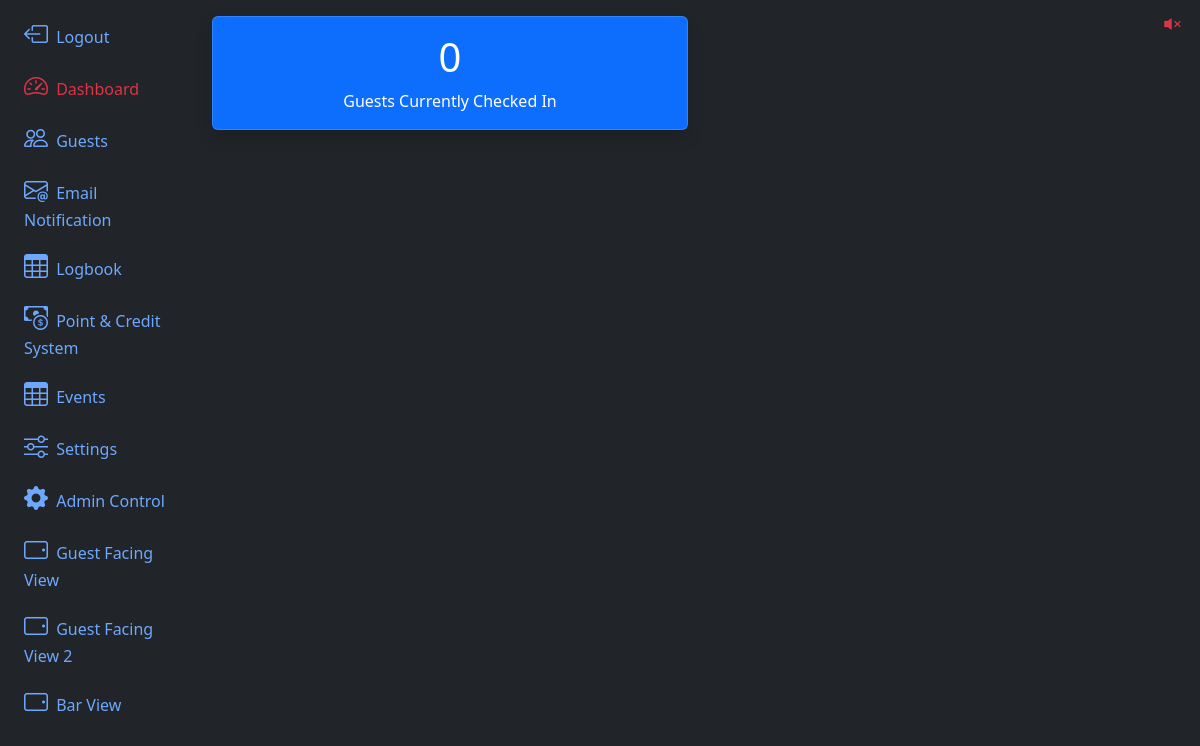
Page /dashboard/ on the earlier database version.
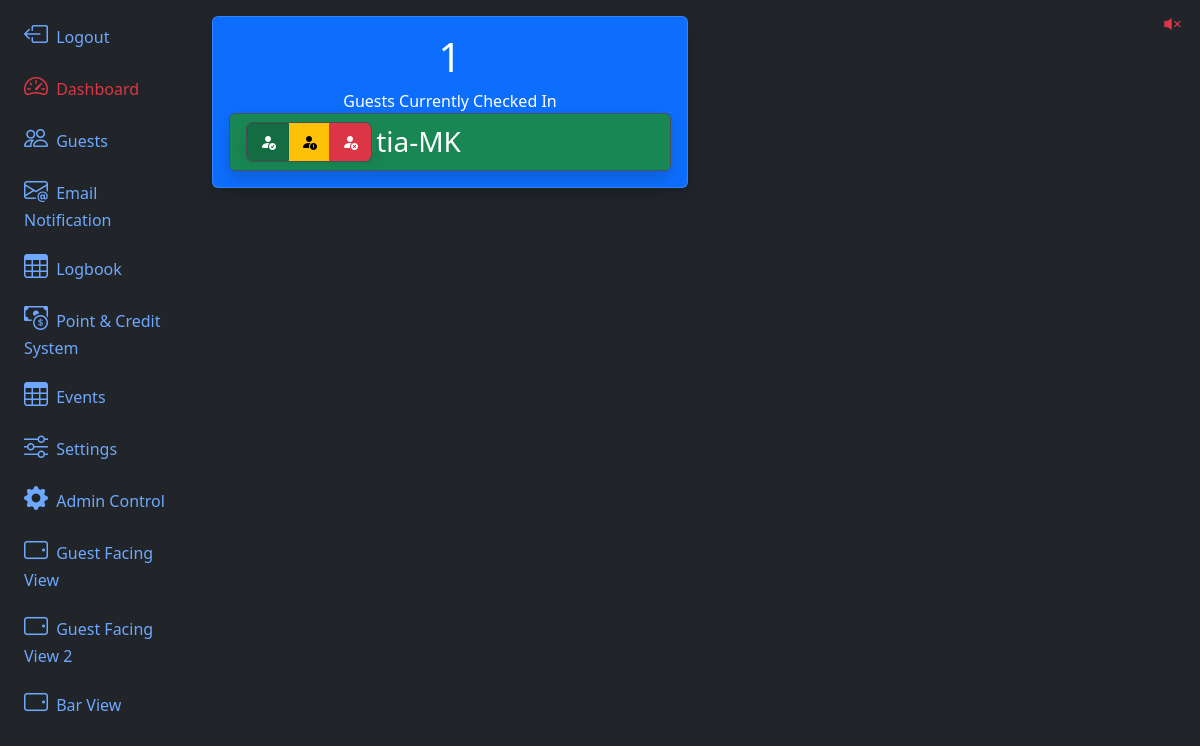
Same page on the later database version.
### app/models.py (models this page shows, shortened)
@dataclass
class Guest(db.Model, UserMixin):
    id:int = db.Column(db.Integer, primary_key=True)
    uuid:str  = db.Column(db.String, unique=True, name="uuid")
    fetUsername:str  = db.Column(db.String(100) )
    name:str  = db.Column(db.String(100), nullable=False)
    email:str  = db.Column(db.String(200), nullable=False)
    phone:str  = db.Column(db.String(20))
    barStatus:int = db.Column(db.Integer, default=0)
    checkin_blocked:bool = db.Column(db.Boolean(), default=False)
    password:str  = db.Column(db.String(255))
    allow_qrcode_refresh:bool = db.Column(db.Boolean(), default=True)
    roles = db.relationship('Role', backref=db.backref('guests'), secondary=guest_role)
    performs = db.relationship('Addon', backref='guests', secondary='guest_addons')
    termsCheck:bool = db.Column(db.Boolean(), default=False)
    termsDate = db.Column(db.DateTime(timezone=True), server_default=func.now())
    membershipEmailSent:bool = db.Column(db.Boolean(), default=False)
    membershipEmailSentDate = db.Column(db.DateTime(timezone=True), server_default=None)
    membershipStart = db.Column(db.DateTime(timezone=True), server_default=None)
    membershipEnd = db.Column(db.DateTime(timezone=True), server_default=None)
    credit = db.relationship('GuestCredit',backref='guest')
    logbook = db.relationship('Guestlog', backref='guest')
    checkedIn:bool = db.Column(db.Boolean(), default=False)
    lastVisit = db.Column(db.DateTime(timezone=True), server_default=None)
    lastCheckOut = db.Column(db.DateTime(timezone=True), server_default=None)
    created_at = db.Column(db.DateTime(timezone=True), server_default=func.now())

### app/routes.py (the view)
@app.route("/dashboard/")
def dashboard():
    date = datetime.now()
    tommorowDate = (date+timedelta(days=1)).timestamp()
    thirtyDays = (date+timedelta(days=30)).timestamp()
    current_time = datetime.now(tz=tz.tzutc())
    last_24_hours = current_time - timedelta(hours=24)
    return render_template('dashboard.html', guests_checked_in=Guest.query.filter(Guest.checkedIn ==True).all(),
                           guests_recently_visited=Guest.query.filter(Guest.lastVisit > last_24_hours).all(),
                           guests_total_count=Guest.query.count(),
                           quests_top_5=db.session.query(Guest, func.count(Guestlog.id)).join(Guestlog).group_by(Guest.id).order_by(func.count(Guestlog.id).desc()).limit(5).all(),
                           todaysEvents=Event.query.filter(and_(Event.start <= date.timestamp(), date.timestamp() <= Event.end )).order_by(Event.start).all(),
                           )

### app/templates/dashboard.html (shortened to what this page needs)
{% extends 'layout.html' %}
{% block content %}
<div class="row  row-cols-xl-2 row-cols-md-1 g-4">
    <div class="col">
        <div class="card shadow text-bg-primary">
            <div class="card-body">
                <div class="rounded ">
                    <h1 id="guest-list-count" class="card-title text-center">{{guests_checked_in|length}}</h1>
                    <p class="card-text text-center">Guests Currently Checked In</p>
                </div>
                <ul class="list-group shadow">
                    {% for guest in guests_checked_in %}
                    <li id="userStateList-{{guest.id}}" {% if guest.barStatus %} {% if guest.barStatus==0 %}
                        class="list-group-item text-bg-success" {% elif guest.barStatus==1 %}
                        class="list-group-item text-bg-warning" {% elif guest.barStatus==2 %}
                        class="list-group-item text-bg-danger" {% endif %} {% else %}
                        class="list-group-item text-bg-success" {% endif %}>
                        <div class=" shadow d-inline">
                            <div class="border btn-group" role="group">
                                <label class="btn btn-success" for="userStateRadio-{{guest.id}}-0"><i
                                        class="bi bi-person-fill-check"></i></label>
                                <label class="btn btn-warning" for="userStateRadio-{{guest.id}}-1"><i
                                        class="bi-person-fill-exclamation"></i></label>
                                <label class="btn btn-danger" for="userStateRadio-{{guest.id}}-2"><i
                                        class="bi bi-person-fill-x"></i></label>
                            </div>
                        </div>
                        <h3 class=" d-inline align-middle">
                            {% if guest.fetUsername %}
                            {{guest.fetUsername |e}}
                            {% else %}
                            {{guest.name |e}}
                            {% endif %}
                        </h3>
                    </li>
                    {% endfor %}
                </ul>
            </div>
        </div>
    </div>
</div>
<div class="position-absolute top-0 end-0">
    <div class="btn-group" role="group" aria-label="Basic example">
        <button type="button" class="btn btn-outline-dark btn-lg" id="muteStatus">
            <i id="muteStatusIcon" class="bi bi-volume-mute-fill text-danger"></i>
        </button>
    </div>
</div>
<div class="toast-container position-absolute top-0 end-0 p-3" id="toast-container">
</div>
{% endblock content %}

Differences in the rows shown:
now on this page (row edited): Guest: fetUsername "tia-MK"
Other differences:
{{ guests_checked_in|length }}: "0" → "1"
